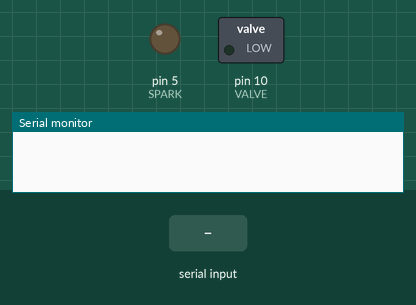
Bench run of a sketch on a simulated Arduino Uno, built with avr-gcc and run on an emulated ATmega328P. Shown: switched loads named in the sketch (green lamp = pin HIGH), output pins drawn as LEDs (lit = HIGH), the last lines printed to the serial monitor. The inputs (shaded band) are chosen by the test bench.

Above: at 1.2 s.
1.3 s: "1\n" received over the second serial link
At 4.1 s:
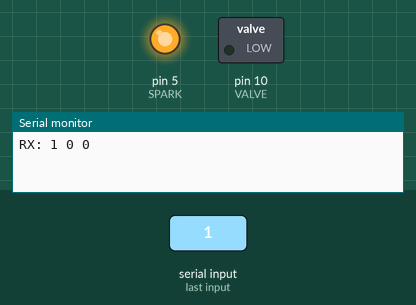
4.3 s: "1,90,45\n" received over the second serial link
At 5.0 s:
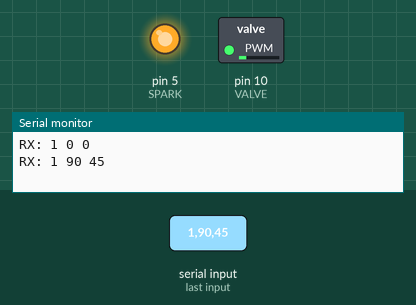
Timing chart, 0 to 7.3 s (numbered marks = the images above; inputs shaded):
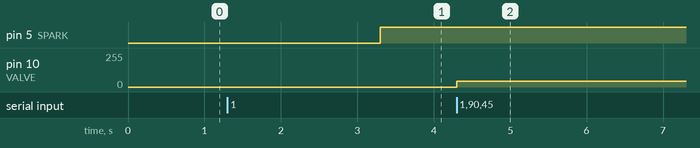

Measured:
- after the input at 1.3 s, pin 5 (SPARK): LOW → HIGH after 2.0 s
- after the input at 4.3 s, pin 10 (VALVE): 0/255 → 45/255 at once

The sketch:

valve_controller_softwareserial_v2.ino
```cpp
#include <SoftwareSerial.h>

#define SPARK 5
#define VALVE 10

SoftwareSerial mySerial(9, 8);   // RX, TX

char ack_status = '0';

void setup() {
  Serial.begin(9600);
  mySerial.begin(9600);

  pinMode(SPARK, OUTPUT);
  pinMode(VALVE, OUTPUT);
  analogWrite(SPARK, 0);
  analogWrite(VALVE, 0);

  mySerial.write('0'); // idle
}

void loop() {

  if (mySerial.available() > 0) {

    int S = mySerial.parseInt();   // 1=start, 3=stop
    int T = mySerial.parseInt();   // ignored
    int D = mySerial.parseInt();   // duty
    mySerial.read();

    Serial.print("RX: ");
    Serial.print(S); Serial.print(" ");
    Serial.print(T); Serial.print(" ");
    Serial.println(D);

    // START: S=1
    if (S == 1) {
      analogWrite(SPARK, 255);
      analogWrite(VALVE, D);

      ack_status = '1';  // running
      mySerial.write(ack_status);
    }

    // STOP: S=3
    if (S == 3) {
      analogWrite(SPARK, 0);
      analogWrite(VALVE, 0);

      ack_status = '2';  // finished
      mySerial.write(ack_status);
    }
  }
}
```
